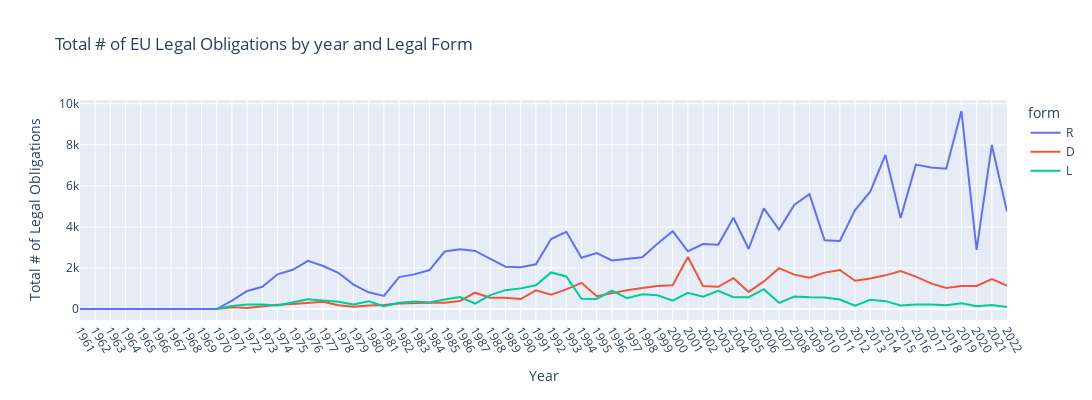

Notebook source saved alongside this figure:
### Markdown cell above
plot the graph...

### Code cell
plot_line_graph(avg_reg_count_by_year, xcol=time_column, ycol=metric_col, w=1200, h=400, labels={
                     "year": "Year",
                     "date" : "Day",
                     "avg_reg_count" : "Mean # of Legal Obligations",
                     "total_reg_count" : "Total # of Legal Obligations"
                 }, title="# of EU Legal Obligations by {} and Legal Form".format(time_column), color="form", filepath="generated-files/{}_legal_obligations_by_{}_and_form.png".format(strictness_metric, time_column))

### Figure 1 — Plotly figure (JSON) as saved in the notebook; plotly's stock layout.template omitted (floating-point values rounded to 4 significant figures)
{"data": [{"hovertemplate": "form=R<br>Year=%{x}<br>Total # of Legal Obligations=%{y}<extra></extra>", "legendgroup": "R", "line": {"color": "#636efa", "dash": "solid"}, "marker": {"symbol": "circle"}, "mode": "lines", "name": "R", "orientation": "v", "showlegend": true, "type": "scatter", "x": [1961, 1970, 1971, 1972, 1973, 1974, 1975, 1976, 1977, 1978, 1979, 1980, 1981, 1982, 1983, 1984, 1985, 1986, 1987, 1988, 1989, 1990, 1991, 1992, 1993, 1994, 1995, 1996, 1997, 1998, 1999, 2000, 2001, 2002, 2003, 2004, 2005, 2006, 2007, 2008, 2009, 2010, 2011, 2012, 2013, 2014, 2015, 2016, 2017, 2018, 2019, 2020, 2021, 2022], "xaxis": "x", "y": [0, 0, 413, 876, 1083, 1690, 1911, 2349, 2096, 1764, 1186, 815, 640, 1553, 1687, 1897, 2800, 2914, 2830, 2434, 2062, 2040, 2181, 3411, 3758, 2497, 2723, 2362, 2441, 2517, 3177, 3791, 2813, 3164, 3134, 4444, 2924, 4905, 3866, 5072, 5594, 3351, 3312, 4822, 5719, 7508, 4430, 7033, 6899, 6836, 9646, 2885, 7986, 4744], "yaxis": "y"}, {"hovertemplate": "form=D<br>Year=%{x}<br>Total # of Legal Obligations=%{y}<extra></extra>", "legendgroup": "D", "line": {"color": "#EF553B", "dash": "solid"}, "marker": {"symbol": "circle"}, "mode": "lines", "name": "D", "orientation": "v", "showlegend": true, "type": "scatter", "x": [1970, 1971, 1972, 1973, 1974, 1975, 1976, 1977, 1978, 1979, 1980, 1981, 1982, 1983, 1984, 1985, 1986, 1987, 1988, 1989, 1990, 1991, 1992, 1993, 1994, 1995, 1996, 1997, 1998, 1999, 2000, 2001, 2002, 2003, 2004, 2005, 2006, 2007, 2008, 2009, 2010, 2011, 2012, 2013, 2014, 2015, 2016, 2017, 2018, 2019, 2020, 2021, 2022], "xaxis": "x", "y": [1, 80, 47, 122, 208, 242, 295, 357, 187, 112, 169, 195, 266, 298, 301, 306, 390, 795, 553, 542, 485, 908, 692, 954, 1276, 621, 766, 918, 1018, 1123, 1156, 2531, 1115, 1082, 1499, 833, 1344, 1991, 1673, 1525, 1773, 1901, 1373, 1488, 1640, 1846, 1579, 1246, 1023, 1117, 1119, 1457, 1135], "yaxis": "y"}, {"hovertemplate": "form=L<br>Year=%{x}<br>Total # of Legal Obligations=%{y}<extra></extra>", "legendgroup": "L", "line": {"color": "#00cc96", "dash": "solid"}, "marker": {"symbol": "circle"}, "mode": "lines", "name": "L", "orientation": "v", "showlegend": true, "type": "scatter", "x": [1970, 1971, 1972, 1973, 1974, 1975, 1976, 1977, 1978, 1979, 1980, 1981, 1982, 1983, 1984, 1985, 1986, 1987, 1988, 1989, 1990, 1991, 1992, 1993, 1994, 1995, 1996, 1997, 1998, 1999, 2000, 2001, 2002, 2003, 2004, 2005, 2006, 2007, 2008, 2009, 2010, 2011, 2012, 2013, 2014, 2015, 2016, 2017, 2018, 2019, 2020, 2021, 2022], "xaxis": "x", "y": [10, 146, 219, 223, 169, 315, 476, 417, 351, 223, 375, 135, 309, 360, 320, 461, 582, 266, 674, 918, 1005, 1157, 1781, 1584, 497, 490, 891, 523, 717, 666, 402, 788, 597, 884, 574, 578, 963, 302, 611, 573, 564, 463, 163, 450, 383, 174, 222, 215, 186, 278, 133, 194, 97], "yaxis": "y"}], "layout": {"height": 400, "legend": {"title": {"text": "form"}, "tracegroupgap": 0}, "title": {"text": "Total # of EU Legal Obligations by year and Legal Form"}, "width": 1200, "xaxis": {"anchor": "y", "autorange": true, "domain": [0, 1], "range": [1961, 2022], "tickangle": 60, "tickmode": "linear", "title": {"text": "Year"}, "type": "linear"}, "yaxis": {"anchor": "x", "autorange": true, "domain": [0, 1], "range": [-535.9, 10180.0], "title": {"text": "Total # of Legal Obligations"}, "type": "linear"}}}
